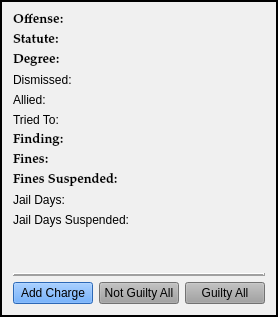
        <widget class="QFrame" name="frame">
         <property name="sizePolicy">
          <sizepolicy hsizetype="Preferred" vsizetype="Preferred">
           <horstretch>0</horstretch>
           <verstretch>0</verstretch>
          </sizepolicy>
         </property>
         <property name="styleSheet">
          <string notr="true">background-color: rgb(240, 240, 240);</string>
         </property>
         <property name="frameShape">
          <enum>QFrame::Box</enum>
         </property>
         <property name="frameShadow">
          <enum>QFrame::Plain</enum>
         </property>
         <property name="lineWidth">
          <number>2</number>
         </property>
         <layout class="QVBoxLayout" name="verticalLayout_2">
          <item>
           <layout class="QGridLayout" name="gridLayout_3">
            <item row="2" column="1">
             <widget class="QPushButton" name="not_guilty_all_Button">
              <property name="sizePolicy">
               <sizepolicy hsizetype="Preferred" vsizetype="Fixed">
                <horstretch>0</horstretch>
                <verstretch>0</verstretch>
               </sizepolicy>
              </property>
              <property name="focusPolicy">
               <enum>Qt::NoFocus</enum>
              </property>
              <property name="styleSheet">
               <string notr="true">background-color: rgb(160, 160, 160);</string>
              </property>
              <property name="text">
               <string>Not Guilty All</string>
              </property>
             </widget>
            </item>
            <item row="2" column="2">
             <widget class="QPushButton" name="guilty_all_Button">
              <property name="sizePolicy">
               <sizepolicy hsizetype="Preferred" vsizetype="Fixed">
                <horstretch>0</horstretch>
                <verstretch>0</verstretch>
               </sizepolicy>
              </property>
              <property name="focusPolicy">
               <enum>Qt::NoFocus</enum>
              </property>
              <property name="styleSheet">
               <string notr="true">background-color: rgb(160, 160, 160);</string>
              </property>
              <property name="text">
               <string>Guilty All</string>
              </property>
             </widget>
            </item>
            <item row="2" column="0">
             <widget class="QPushButton" name="add_charge_Button">
              <property name="styleSheet">
               <string notr="true">background-color: rgb(62, 146, 255)</string>
              </property>
              <property name="text">
               <string>Add Charge</string>
              </property>
             </widget>
            </item>
            <item row="0" column="0" colspan="3">
             <layout class="QGridLayout" name="charges_gridLayout">
              <item row="12" column="0">
               <widget class="QLabel" name="label_5">
                <property name="text">
                 <string/>
                </property>
               </widget>
              </item>
              <item row="6" column="0">
               <widget class="QLabel" name="label_14">
                <property name="font">
                 <font>
                  <family>Palatino Linotype</family>
                  <pointsize>10</pointsize>
                  <weight>75</weight>
                  <italic>false</italic>
                  <bold>true</bold>
                 </font>
                </property>
                <property name="text">
                 <string>Finding:</string>
                </property>
               </widget>
              </item>
              <item row="2" column="0">
               <widget class="QLabel" name="label_20">
                <property name="font">
                 <font>
                  <family>Palatino Linotype</family>
                  <pointsize>10</pointsize>
                  <weight>75</weight>
                  <italic>false</italic>
                  <bold>true</bold>
                 </font>
                </property>
                <property name="text">
                 <string>Degree:</string>
                </property>
               </widget>
              </item>
              <item row="8" column="0">
               <widget class="QLabel" name="label_10">
                <property name="font">
                 <font>
                  <family>Palatino Linotype</family>
                  <pointsize>10</pointsize>
                  <weight>75</weight>
                  <italic>false</italic>
                  <bold>true</bold>
                 </font>
                </property>
                <property name="text">
                 <string>Fines Suspended:</string>
                </property>
               </widget>
              </item>
              <item row="10" column="0">
               <widget class="QLabel" name="label_12">
                <property name="text">
                 <string>Jail Days Suspended:</string>
                </property>
               </widget>
              </item>
              <item row="0" column="0">
               <widget class="QLabel" name="offense_label_1">
                <property name="font">
                 <font>
                  <family>Palatino Linotype</family>
                  <pointsize>10</pointsize>
                  <weight>75</weight>
                  <italic>false</italic>
                  <bold>true</bold>
                 </font>
                </property>
                <property name="text">
                 <string>Offense:</string>
                </property>
                <property name="wordWrap">
                 <bool>true</bool>
                </property>
               </widget>
              </item>
              <item row="7" column="0">
               <widget class="QLabel" name="label_17">
                <property name="font">
                 <font>
                  <family>Palatino Linotype</family>
                  <pointsize>10</pointsize>
                  <weight>75</weight>
                  <italic>false</italic>
                  <bold>true</bold>
                 </font>
                </property>
                <property name="text">
                 <string>Fines:</string>
                </property>
               </widget>
              </item>
              <item row="9" column="0">
               <widget class="QLabel" name="label_8">
                <property name="text">
                 <string>Jail Days:</string>
                </property>
               </widget>
              </item>
              <item row="1" column="0">
               <widget class="QLabel" name="label_19">
                <property name="font">
                 <font>
                  <family>Palatino Linotype</family>
                  <pointsize>10</pointsize>
                  <weight>75</weight>
                  <italic>false</italic>
                  <bold>true</bold>
                 </font>
                </property>
                <property name="text">
                 <string>Statute:</string>
                </property>
               </widget>
              </item>
              <item row="3" column="0">
               <widget class="QLabel" name="label_25">
                <property name="text">
                 <string>Dismissed:</string>
                </property>
               </widget>
              </item>
              <item row="11" column="0">
               <widget class="QLabel" name="label_4">
                <property name="text">
                 <string/>
                </property>
               </widget>
              </item>
              <item row="4" column="0">
               <widget class="QLabel" name="label_7">
                <property name="text">
                 <string>Allied:</string>
                </property>
               </widget>
              </item>
              <item row="5" column="0">
               <widget class="QLabel" name="label_15">
                <property name="text">
                 <string>Tried To:</string>
                </property>
               </widget>
              </item>
             </layout>
            </item>
            <item row="1" column="0" colspan="3">
             <widget class="Line" name="line">
              <property name="frameShadow">
               <enum>QFrame::Raised</enum>
              </property>
              <property name="lineWidth">
               <number>2</number>
              </property>
              <property name="orientation">
               <enum>Qt::Horizontal</enum>
              </property>
             </widget>
            </item>
           </layout>
          </item>
         </layout>
        </widget>
